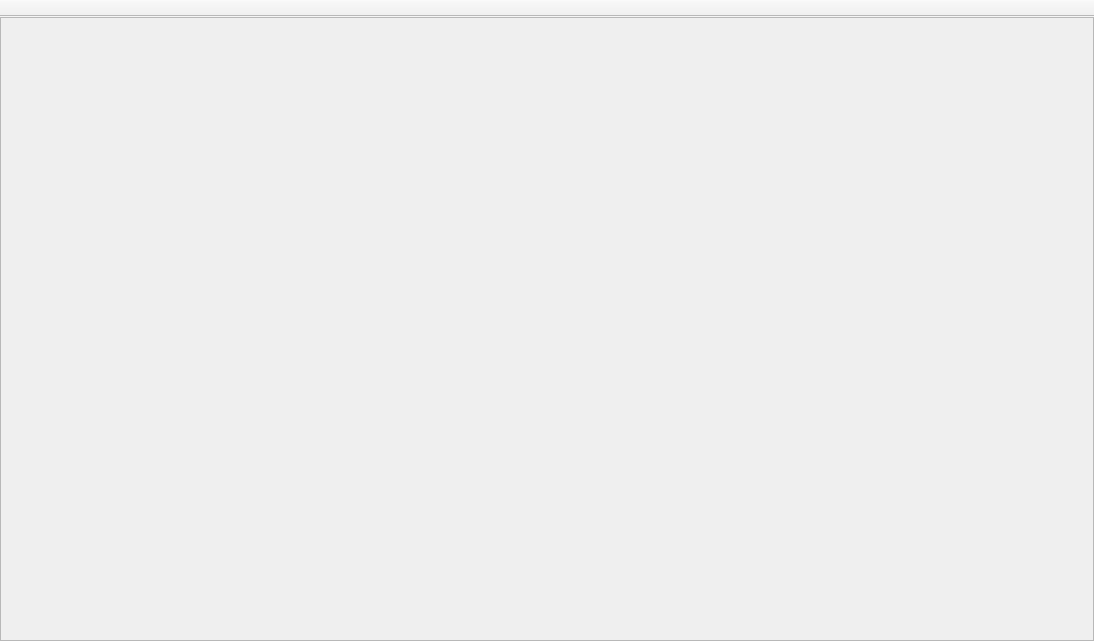
<?xml version="1.0" encoding="UTF-8"?>
<ui version="4.0">
 <class>QXDocumentWindow</class>
 <widget class="QMainWindow" name="QXDocumentWindow">
  <property name="geometry">
   <rect>
    <x>0</x>
    <y>0</y>
    <width>1094</width>
    <height>641</height>
   </rect>
  </property>
  <property name="windowTitle">
   <string>MainWindow</string>
  </property>
  <property name="tabShape">
   <enum>QTabWidget::Triangular</enum>
  </property>
  <property name="unifiedTitleAndToolBarOnMac">
   <bool>true</bool>
  </property>
  <widget class="QWidget" name="centralwidget">
   <layout class="QVBoxLayout" name="verticalLayout_2">
    <property name="leftMargin">
     <number>0</number>
    </property>
    <property name="topMargin">
     <number>0</number>
    </property>
    <property name="rightMargin">
     <number>0</number>
    </property>
    <property name="bottomMargin">
     <number>0</number>
    </property>
    <item>
     <widget class="QXGlyphCollectionView" name="glyphCollectionView">
      <property name="widgetResizable">
       <bool>true</bool>
      </property>
     </widget>
    </item>
   </layout>
  </widget>
  <widget class="QXToolBar" name="toolBar">
   <property name="windowTitle">
    <string>toolBar</string>
   </property>
   <property name="movable">
    <bool>false</bool>
   </property>
   <property name="iconSize">
    <size>
     <width>40</width>
     <height>40</height>
    </size>
   </property>
   <property name="toolButtonStyle">
    <enum>Qt::ToolButtonTextUnderIcon</enum>
   </property>
   <property name="floatable">
    <bool>false</bool>
   </property>
   <attribute name="toolBarArea">
    <enum>TopToolBarArea</enum>
   </attribute>
   <attribute name="toolBarBreak">
    <bool>false</bool>
   </attribute>
  </widget>
 </widget>
 <customwidgets>
  <customwidget>
   <class>QXToolBar</class>
   <extends>QToolBar</extends>
   <header>QXToolBar.h</header>
  </customwidget>
  <customwidget>
   <class>QXGlyphCollectionView</class>
   <extends>QScrollArea</extends>
   <header>QXGlyphCollectionView.h</header>
   <container>1</container>
  </customwidget>
 </customwidgets>
 <resources/>
 <connections/>
</ui>
